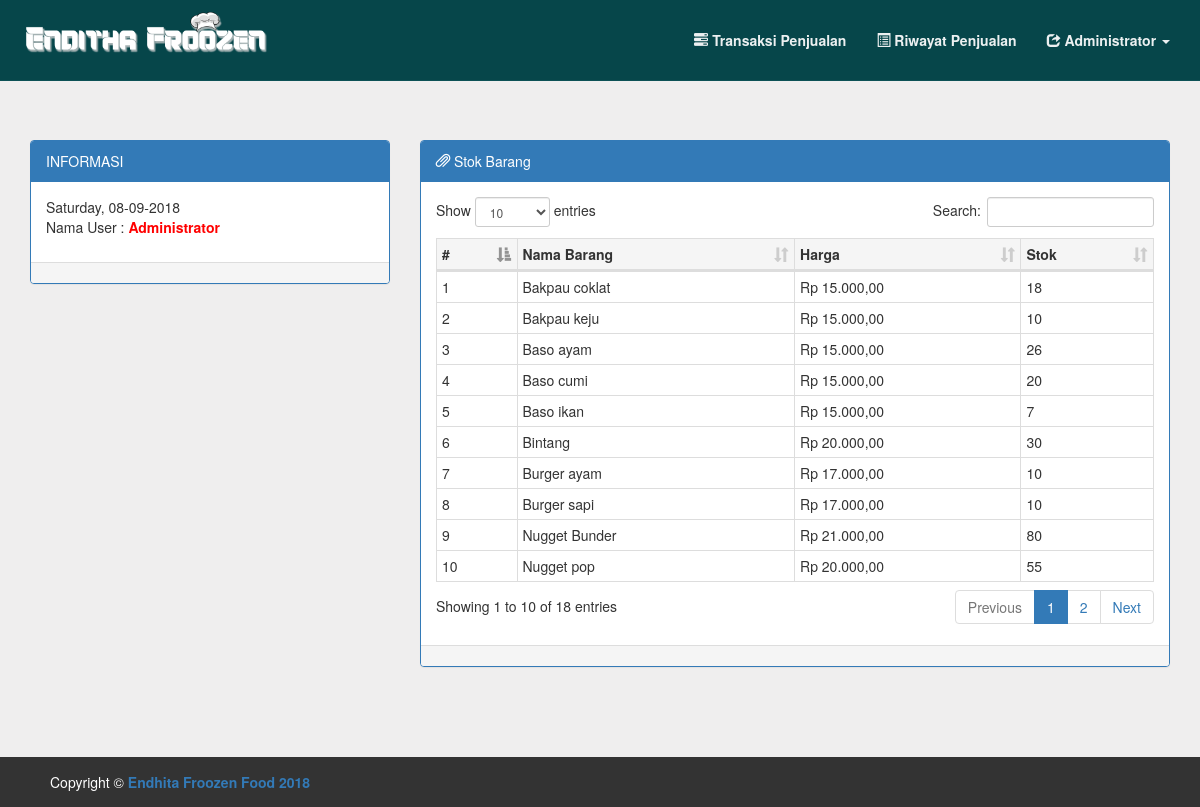
The page /kasir/index.php (signed in) on the database as committed earlier.
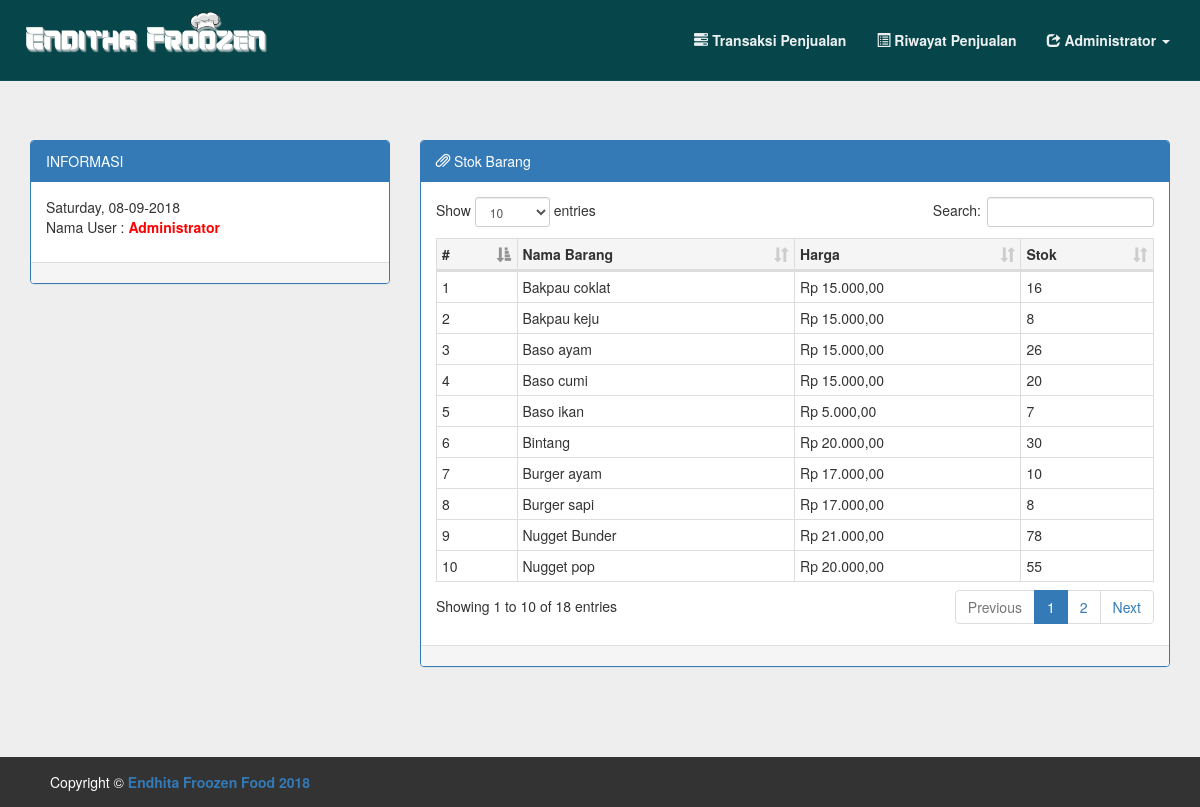
The same page on the database as committed later.
### tables this page shows
CREATE TABLE `barang` (
  `kd_barang` int(11) NOT NULL,
  `nama_barang` varchar(100) NOT NULL,
  `id_supplier` int(11) NOT NULL,
  `harga_jual` int(11) NOT NULL,
  `harga_beli` int(11) NOT NULL,
  `kadaluarsa` date NOT NULL
);

### assets/fungsi_rupiah.php (called while the page is built, shortened)
<?php
function Rp($angka){
    $tara = "Rp " . number_format($angka,2,',','.');
return $tara;
}
?>

### kasir/index.php (the view, shortened to what this page needs)
<?php
include 'nav_kasir/header.php';
include '../assets/fungsi_rupiah.php';
include '../koneksi.php';
$query ="SELECT
                            b.kd_barang,
                            b.nama_barang,
                            b.harga_beli,
                            b.harga_jual,
                            s.nama_supplier,
                            (SELECT IF(SUM(dp.jumlah) IS NULL,0,SUM(dp.jumlah)) FROM det_pembelian dp  WHERE dp.kd_barang = b.kd_barang) as jml,
                            ((SELECT IF(SUM(dp.jumlah) IS NULL,0,SUM(dp.jumlah)) FROM det_pembelian dp  WHERE dp.kd_barang = b.kd_barang) - (SELECT (IF(SUM(dp2.jumlah) IS NULL,0,SUM(dp2.jumlah)))
                            FROM det_penjualan dp2 WHERE dp2.kd_barang = b.kd_barang)) as stok
                            FROM `barang` b
                            LEFT JOIN supplier s ON b.id_supplier=s.id_supplier
                            GROUP BY b.kd_barang ORDER BY `nama_barang` ASC";
$result = mysqli_query($koneksi, $query);
?>
<link rel="stylesheet" href="../css/dataTables.bootstrap.min.css">
<div class="container">
           <div class="row "style="padding-top:40px;">
                <div class="col-md-4 col-sm-4 col-xs-6">
                        <div class="panel panel-primary">
                            <div class="panel-heading">
                             INFORMASI
                            </div>
                            <div class="panel-body">
                                  <?php
                                  $tgl=date('l, d-m-Y');
                                  echo $tgl;
                                  ?>
                                  <p> Nama User : <strong style="color: red;"> <?php echo $nama; ?> </strong></p>
                            </div>
                            <div class="panel-footer">
                            </div>
                        </div>
                    </div>
                <div class="col-md-8 col-sm-4 col-xs-6">
                        <div class="panel panel-primary">
                          <div class="panel-heading">
                             <span class="glyphicon glyphicon-paperclip"></span> Stok Barang
                           </div>
                          <div class="panel-body">
                            <table class="table table-condensed table-bordered" id="mydata">
                                  <thead>
                                  <tr class="active">
                                         <th>#</th>
                                         <th>Nama Barang</th>
                                         <th>Harga</th>
                                         <th>Stok</th>
                                     </tr>
                                      </thead>
                                  <?php
                                   $no = 1;
                                   while($row = mysqli_fetch_array($result))
                                     {
                                       echo '
                                        <tr>
                                           <td>'.$no++.'</td>
                                             <td>'.$row["nama_barang"].'</td>
                                             <td>'.Rp($row["harga_jual"]).'</td>
                                             <td>'.$row["stok"].'</td>
                                        </tr>
                                     ';
                                    }
                                  ?>
                              </table>
                            </div>
                            <div class="panel-footer">
                            </div>
                        </div>
                    </div>
      </div>
    </div>
      <div class="footer">
            Copyright &copy; <a href="index.php"><strong>Endhita Froozen Food 2018</strong></a>
      </div>
 </body>
</html>

Rows that differ between the two databases and show on the page:
computed for barang "Bakpau coklat": stok "18" → "16"
computed for barang "Bakpau keju": stok "10" → "8"
changed barang "Baso ikan": harga_jual "Rp 15.000,00" → "Rp 5.000,00"
computed for barang "Burger sapi": stok "10" → "8"
computed for barang "Nugget Bunder": stok "80" → "78"
